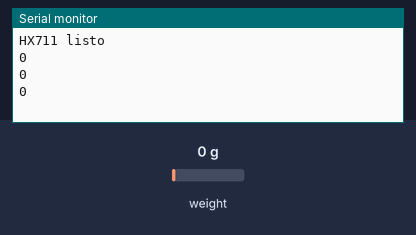
This sketch was run on a simulated Arduino Uno, built with avr-gcc and run on an emulated ATmega328P. Parts: the last lines printed to the serial monitor. The test bench sets the inputs (shaded band); at power-on: weight on the scale 0 g.

Above: at 1.5 s.
1.6 s: weight on the scale set to 100 g
At 2.4 s:
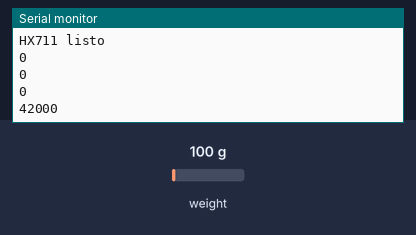
3.1 s: weight on the scale set to 1250 g
At 3.6 s:
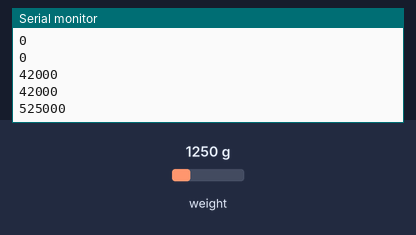
Timing chart, 0 to 6.1 s (numbered marks = the images above; inputs shaded):
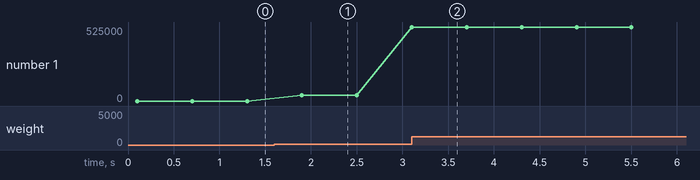

The sketch:

03_Fuer_010_cal001.ino
```cpp
#include "HX711.h"

#define DT 6// 6
#define SCK 7//7

HX711 scale;

void setup() {

  Serial.begin(9600);

  scale.begin(DT, SCK);

  Serial.println("HX711 listo");

}

void loop() {

  long lectura = scale.read();

  Serial.println(lectura);

  delay(500);

}
```

Measured:
- after the input at 1.6 s, the serial monitor: prints a new line after 0.30 s (image 1)
- after the input at 3.1 s, the serial monitor: prints a new line at once (image 2)
- plotted number 1: 0 → 42000 after the input at 1.6 s, 42000 → 525000 after the input at 3.1 s
